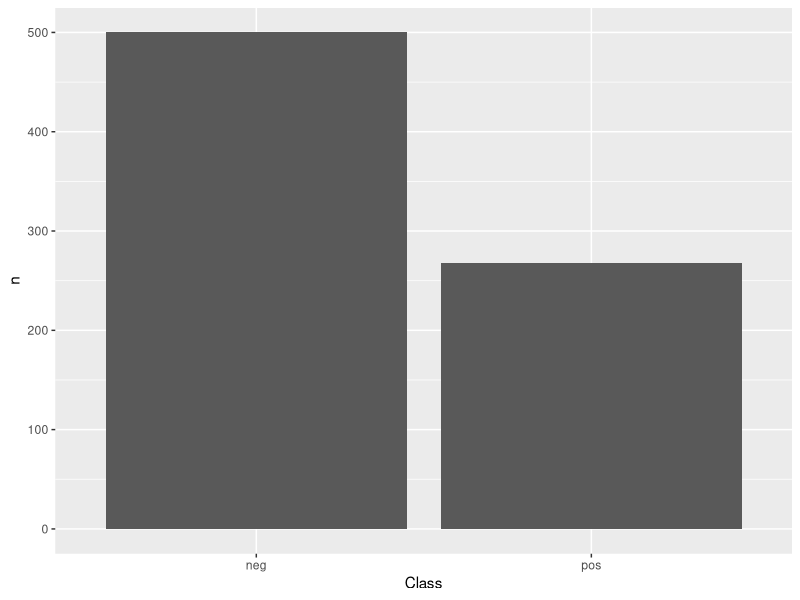
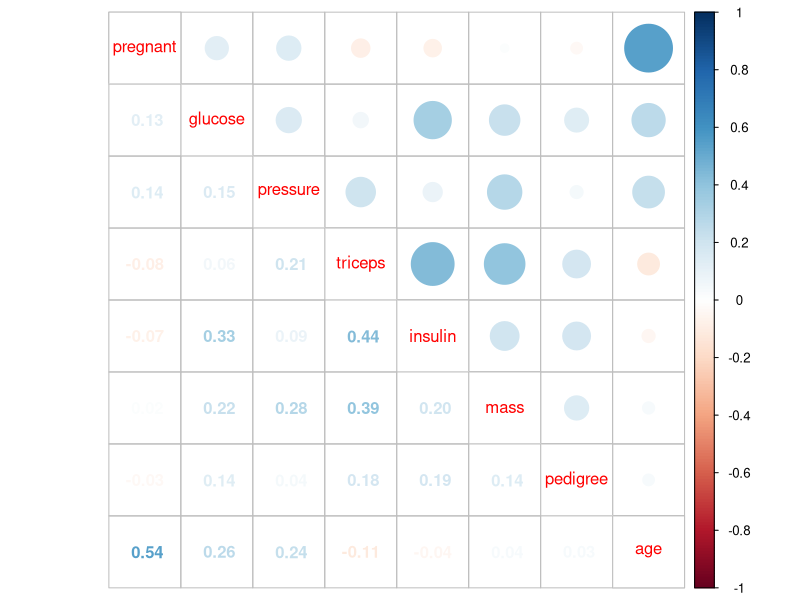

These figures' R source, in order: (Note: this script raises an error after producing the figures.)
## ---- chunk 1
knitr::opts_chunk$set(echo = TRUE)
library('corrplot') # install.packages('corrplot') --> very handy for correlations of large dataframe
library('mlbench') # install.packages('mlbench')
library("tidyverse")
library('caret')
set.seed(123)

data("PimaIndiansDiabetes") 
## ---- chunk 2
dat = PimaIndiansDiabetes %>% 
  as_tibble() %>%
  rename(Class = diabetes) %>%
  mutate(Class = as.factor(Class))
head(dat)
## ---- chunk 3
dat %>%
  group_by(Class) %>%
  count() %>%
  ggplot(aes(x = Class, y = n)) + 
  geom_col()
## ---- chunk 4
corrplot_dat = cor(dat %>% select(-Class))
corrplot.mixed(corrplot_dat)
## ---- chunk 5
# Step 1
## ---- chunk 6
# Step 2
## ---- chunk 7
dat_id = dat %>%
  mutate(id = row_number())

training_split = 0.75 

dat_train = dat_id %>%
  sample_frac(0.75)

dat_test = dat_id %>%
  anti_join(dat_train, by = 'id') %>%
  select(-id)

dat_train = dat_train %>% select(-id)

## ---- chunk 8
dat_train_up = upSample(dat_train %>% select(-Class),
                        dat_train %>% select(Class) %>% pull())
## ---- chunk 9
train_control = trainControl(method = 'cv')

mod_rf = train(dat_train_up %>% select(-Class), 
                dat_train_up$Class, 
                method = 'ranger',
                importance = "impurity",
                trControl = train_control)

pred_rf = predict(mod_rf, dat_test)

mod_rf
## ---- chunk 10
confusionMatrix(pred_rf, dat_test %>% select(Class) %>% pull())
## ---- chunk 11
mod_rf$finalModel
## ---- chunk 12
plot(caret::varImp(mod_rf))
## ---- chunk 13
train_control = trainControl(method = 'cv',
                     number = 10)

mod_logreg = train(dat_train_up %>% select(-Class), 
                dat_train_up$Class, 
                method = "glm", 
                family = "binomial",
                trControl = train_control)

pred_logreg = predict(mod_logreg, dat_test)

summary(mod_logreg)
## ---- chunk 14
confusionMatrix(pred_logreg, dat_test %>% select(Class) %>% pull())
## ---- chunk 15
train_control = trainControl(method="cv")

tune_grid = expand.grid(
  .mtry = 1:round(sqrt(ncol(dat_train_up))),
  .splitrule = "gini",
  .min.node.size = c(10, 20)
)

mod_rf_grid = train(Class ~ ., 
                    data = dat_train_up, 
                    method = "ranger", 
                    tuneGrid = tune_grid, 
                    trControl = train_control)

mod_rf_grid
## ---- chunk 16
pred_mod_rf_grid_pred = predict(mod_rf_grid, dat_test)
confusionMatrix(pred_mod_rf_grid_pred, dat_test %>% select(Class) %>% pull())
